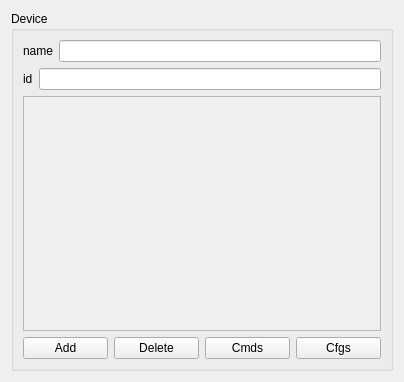
<?xml version="1.0" encoding="UTF-8"?>
<ui version="4.0">
 <class>DeviceDetails</class>
 <widget class="QWidget" name="DeviceDetails">
  <property name="geometry">
   <rect>
    <x>0</x>
    <y>0</y>
    <width>404</width>
    <height>382</height>
   </rect>
  </property>
  <property name="windowTitle">
   <string>DeviceDetails</string>
  </property>
  <layout class="QVBoxLayout" name="verticalLayout_2">
   <item>
    <widget class="QGroupBox" name="groupBox">
     <property name="title">
      <string>Device</string>
     </property>
     <layout class="QVBoxLayout" name="verticalLayout_5">
      <item>
       <layout class="QHBoxLayout" name="horizontalLayout_3">
        <item>
         <layout class="QVBoxLayout" name="verticalLayout_3">
          <item>
           <layout class="QHBoxLayout" name="horizontalLayout">
            <item>
             <widget class="QLabel" name="nameLabel">
              <property name="text">
               <string>name</string>
              </property>
             </widget>
            </item>
            <item>
             <widget class="QLineEdit" name="nameEdit"/>
            </item>
           </layout>
          </item>
          <item>
           <layout class="QHBoxLayout" name="horizontalLayout_2">
            <item>
             <widget class="QLabel" name="idLabel">
              <property name="text">
               <string>id</string>
              </property>
             </widget>
            </item>
            <item>
             <widget class="QLineEdit" name="idEdit"/>
            </item>
           </layout>
          </item>
          <item>
           <widget class="QScrollArea" name="scrollArea">
            <property name="widgetResizable">
             <bool>true</bool>
            </property>
            <widget class="QWidget" name="messageContents">
             <property name="geometry">
              <rect>
               <x>0</x>
               <y>0</y>
               <width>352</width>
               <height>202</height>
              </rect>
             </property>
             <layout class="QVBoxLayout" name="verticalLayout"/>
            </widget>
           </widget>
          </item>
          <item>
           <layout class="QHBoxLayout" name="horizontalLayout_5">
            <item>
             <widget class="QPushButton" name="addButton">
              <property name="text">
               <string>Add</string>
              </property>
             </widget>
            </item>
            <item>
             <widget class="QPushButton" name="deleteDeviceButton">
              <property name="text">
               <string>Delete</string>
              </property>
             </widget>
            </item>
            <item>
             <widget class="QPushButton" name="cmdsButton">
              <property name="text">
               <string>Cmds</string>
              </property>
              <property name="checkable">
               <bool>true</bool>
              </property>
             </widget>
            </item>
            <item>
             <widget class="QPushButton" name="cfgsButton">
              <property name="text">
               <string>Cfgs</string>
              </property>
              <property name="checkable">
               <bool>true</bool>
              </property>
             </widget>
            </item>
           </layout>
          </item>
          <item>
           <layout class="QHBoxLayout" name="horizontalLayout_4"/>
          </item>
         </layout>
        </item>
        <item>
         <layout class="QVBoxLayout" name="cfgDetails"/>
        </item>
        <item>
         <layout class="QVBoxLayout" name="cmdDetails"/>
        </item>
       </layout>
      </item>
     </layout>
    </widget>
   </item>
  </layout>
 </widget>
 <resources/>
 <connections/>
</ui>
